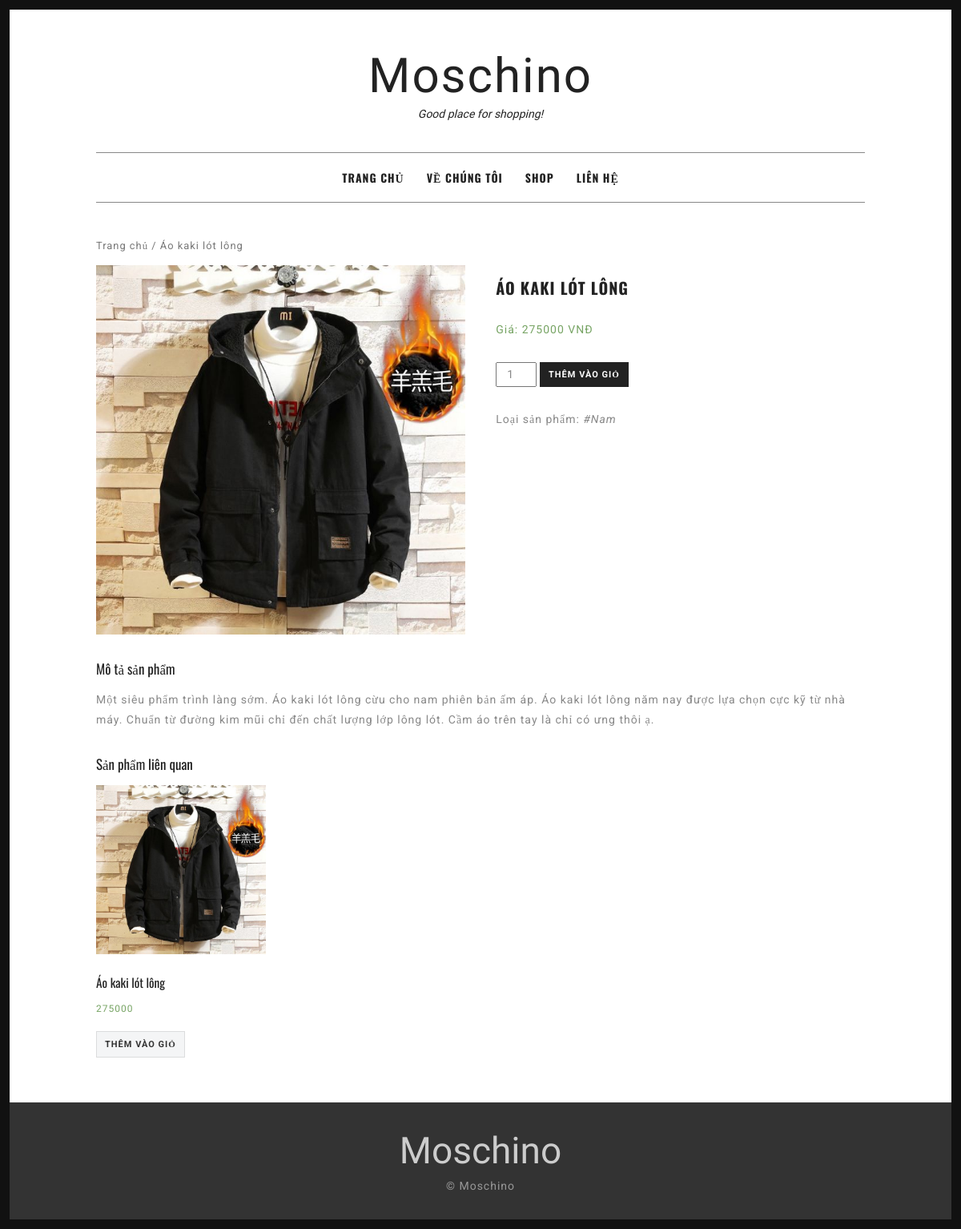
/1/, run on the app's committed database.
### home/models.py (models this page shows, shortened)
class Clothes(models.Model):
    name = models.CharField(max_length=100)
    price = models.IntegerField(default=0)
    description = models.CharField(max_length=500)
    amount = models.IntegerField(default=0)
    image = models.ImageField(null=True, blank=True, upload_to="images/")
    categoryname = models.ForeignKey(Category, on_delete=models.CASCADE)

class Category(models.Model):
    categoryname = models.CharField(max_length=100)
    def __str__(self):
        s = str(self.categoryname)
        return s

### home/views.py (the view)
# urls.py: path('<int:id>/', views.detail),
def detail(request, id):
    clothes = Clothes.objects.get(id=id)
    return render(request, 'home/shop-single.html', {'Clothes':clothes})

### home/templates/home/shop-single.html (shortened to what this page needs)
{% extends "home/base.html" %}
{% block content %}
<body class="single single-product woocommerce woocommerce-page">
<div id="content" class="site-content">
	<div id="primary" class="content-area column full">
		<main id="main" class="site-main" role="main">
		<div id="container">
			<div id="content" role="main">
				<nav class="woocommerce-breadcrumb" itemprop="breadcrumb"><a href="{% url 'home' %}">Trang chủ</a> / {{Clothes.name}}</nav>
				<div itemscope itemtype="http://schema.org/Product" class="product">
					<div class="images">
						<a href="" itemprop="image" class="woocommerce-main-image zoom" title="" data-rel="prettyPhoto">
						<img src="{{Clothes.image.url}}" alt="" width="40%" height="40%"></img></a>
					</div>
					<div class="summary entry-summary">
						<h1 itemprop="name" class="product_title entry-title">{{Clothes.name}}</h1>
						<div itemprop="offers" itemscope itemtype="http://schema.org/Offer">
							<br>
							<p class="price">
								<span class="amount">Giá: {{Clothes.price}} VNĐ</span>
							</p>
						</div>
						<form class="cart" method="post" enctype='multipart/form-data'>
							<div class="quantity">
								<input type="number" step="1" min="1" max="" name="quantity" value="1" title="Qty" class="input-text qty text" size="4"/>
							</div>
							<button type="submit" class="single_add_to_cart_button button alt">Thêm vào giỏ</button>
						</form>
						<div class="product_meta">
							<span class="posted_in">Loại sản phẩm:
							<a href="//{{Category.id}}" rel="tag">{{Clothes.categoryname}}</a>
							</span>
						</div>
					</div>
					<div class="woocommerce-tabs wc-tabs-wrapper">
							<div class="panel entry-content wc-tab" id="tab-description">
							<h2>Mô tả sản phẩm</h2>
							<p>
								{{Clothes.description}}
							</p>
						</div>
					</div>
					<div class="related products">
						<h2>Sản phẩm liên quan</h2>
						<ul class="products">
							<li class="product">
							<a href="/{{Clothes.id}}">
							<img src="{{Clothes.image.url}}" alt=""></img>
							<h3>{{Clothes.name}}</h3>
							<span class="price"><span class="amount">{{Clothes.price}}</span></span>
							</a>
							<a href="#" class="button">Thêm vào giỏ</a>
							</li>
						</ul>
					</div>
				</div>
			</div>
		</div>
		</main>
	</div>
</div>
</body>
{% endblock %}

### home/templates/home/base.html (shortened to what this page needs)
<!DOCTYPE html>
{% load static %}
<html lang="en">
<head>
    <link rel='stylesheet' href="{% static 'css/woocommerce-layout.css' %}" type='text/css' media='all'/>
    <link rel='stylesheet' href="{% static 'css/woocommerce-smallscreen.css' %}" type='text/css' media='only screen and (max-width: 768px)'/>
    <link rel='stylesheet' href="{% static 'css/woocommerce.css' %}" type='text/css' media='all'/>
    <link rel='stylesheet' href="{% static 'css/font-awesome.min.css' %}" type='text/css' media='all'/>
    <link rel='stylesheet' href="{% static 'css/style.css' type='text/css' %}" media='all'/>
    <link rel='stylesheet' href="{% static 'css/easy-responsive-shortcodes.css' %}" type='text/css' media='all'/>
</head>
<body>
<div id="page">
	<div class="container">
		<header id="masthead" class="site-header">
		<div class="site-branding">
			<h1 class="site-title"><a href="index.html" rel="home">Moschino</a></h1>
			<h2 class="site-description">Good place for shopping!</h2>
		</div>
		<nav id="site-navigation" class="main-navigation">
		<div class="menu-menu-1-container">
			<ul id="menu-menu-1" class="menu">
				<li><a href="{% url 'home' %}">Trang chủ</a></li>
				<li><a href="about.html">Về chúng tôi</a></li>
				<li><a href="shop.html">Shop</a></li>
				<li><a href="contact.html">Liên hệ</a></li>
			</ul>
		</div>
		</nav>
		</header>
{% block content %}
{% endblock %}
        </div>
        <footer id="colophon" class="site-footer">
	<div class="container">
		<div class="site-info">
			<h1 style="font-family: 'Herr Von Muellerhoff';color: #ccc;font-weight:300;text-align: center;margin-bottom:0;margin-top:0;line-height:1.4;font-size: 46px;">Moschino</h1>
			 <a target="blank" href="https://www.wowthemes.net/">&copy; Moschino</a>
		</div>
	</div>
	</footer>
</div>
</body>
</html>

### home/static/css/woocommerce-layout.css (style rules this page uses)
.woocommerce #content div.product .woocommerce-tabs,.woocommerce #content div.product .woocommerce-tabs ul.tabs:after,.woocommerce #content div.product div.thumbnails a.first,.woocommerce #content div.product div.thumbnails:after,.woocommerce .cart-collaterals:after,.woocommerce .col2-set:after,.woocommerce .woocommerce-pagination ul.page-numbers:after,.woocommerce div.product .woocommerce-tabs,.woocommerce div.product .woocommerce-tabs ul.tabs:after,.woocommerce div.product div.thumbnails a.first,.woocommerce div.product div.thumbnails:after,.woocommerce ul.products,.woocommerce ul.products li.first,.woocommerce ul.products:after,.woocommerce-page #content div.product .woocommerce-tabs,.woocommerce-page #content div.product .woocommerce-tabs ul.tabs:after,.woocommerce-page #content div.product div.thumbnails a.first,.woocommerce-page #content div.product div.thumbnails:after,.woocommerce-page .cart-collaterals:after,.woocommerce-page .col2-set:after,.woocommerce-page .woocommerce-pagination ul.page-numbers:after,.woocommerce-page div.product .woocommerce-tabs,.woocommerce-page div.product .woocommerce-tabs ul.tabs:after,.woocommerce-page div.product div.thumbnails a.first,.woocommerce-page div.product div.thumbnails:after,.woocommerce-page ul.products,.woocommerce-page ul.products li.first,.woocommerce-page ul.products:after { clear:both }
.woocommerce img,.woocommerce-page img { height:auto;max-width:100% }
.woocommerce #content div.product div.images,.woocommerce div.product div.images,.woocommerce-page #content div.product div.images,.woocommerce-page div.product div.images { float:left;width:48% }
.woocommerce #content div.product div.summary,.woocommerce div.product div.summary,.woocommerce-page #content div.product div.summary,.woocommerce-page div.product div.summary { float:right;width:48% }
.woocommerce #content div.product #reviews .comment:after,.woocommerce #content div.product #reviews .comment:before,.woocommerce .woocommerce-pagination ul.page-numbers:after,.woocommerce .woocommerce-pagination ul.page-numbers:before,.woocommerce div.product #reviews .comment:after,.woocommerce div.product #reviews .comment:before,.woocommerce ul.products:after,.woocommerce ul.products:before,.woocommerce-page #content div.product #reviews .comment:after,.woocommerce-page #content div.product #reviews .comment:before,.woocommerce-page .woocommerce-pagination ul.page-numbers:after,.woocommerce-page .woocommerce-pagination ul.page-numbers:before,.woocommerce-page div.product #reviews .comment:after,.woocommerce-page div.product #reviews .comment:before,.woocommerce-page ul.products:after,.woocommerce-page ul.products:before { content:" ";display:table }
.woocommerce ul.products li.product,.woocommerce-page ul.products li.product { float:left;margin:0 3.8% 2.992em 0;padding:0;position:relative;width:22.05% }

### home/static/css/woocommerce-smallscreen.css (style rules this page uses)
.woocommerce ul.products li.product,.woocommerce-page ul.products li.product,.woocommerce-page[class*=columns-] ul.products li.product,.woocommerce[class*=columns-] ul.products li.product { width:48%;float:left;clear:both;margin:0 0 2.992em }
.woocommerce #content div.product div.images,.woocommerce #content div.product div.summary,.woocommerce div.product div.images,.woocommerce div.product div.summary,.woocommerce-page #content div.product div.images,.woocommerce-page #content div.product div.summary,.woocommerce-page div.product div.images,.woocommerce-page div.product div.summary { float:none;width:100% }

### data on the page
Clothes: name "Áo kaki lót lông", image (picture), name "ÁO KAKI LÓT LÔNG", price "275000", categoryname "Nam", description "Một siêu phẩm trình làng sớm. Áo kaki lót lông cừu cho nam phiên bản ấm áp. Áo kaki lót lông năm nay được lựa chọn cực kỹ từ nhà máy. Chuẩn từ đường kim mũi chỉ đến chất lượng lớp lông lót. Cầm áo trên tay là chỉ có ưng thôi ạ."
